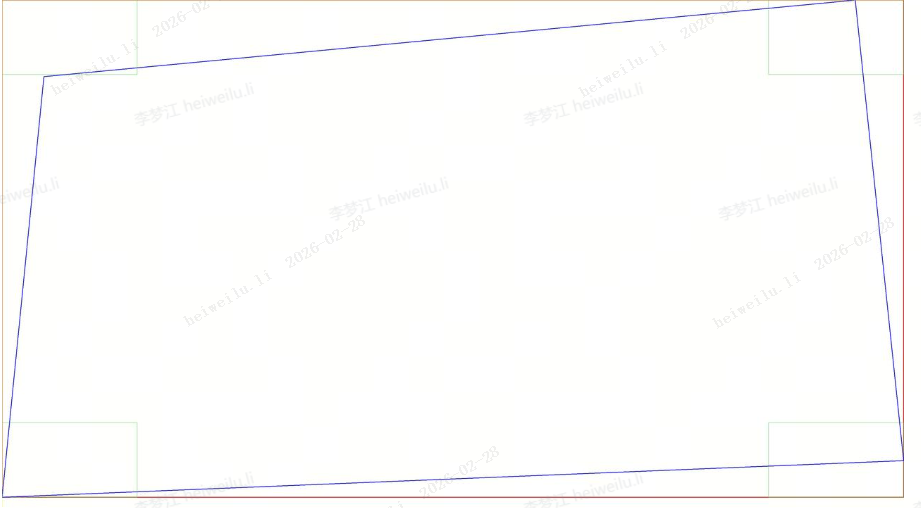
#> input picture 202602027_dlp_auto/data/temp_img/20260228/LeftShot9_TopShot14.png, 921 x 508 px
$ python -i image_compare.py   (imports and definitions only)
#> lines starting #> are read from the running program, lines starting #| are printed output that depends on the picture
#> further down, picture is the input picture: shape (508, 921, 3); mean B, G, R 251.8, 252.8, 253
# -*- coding: utf-8 -*-
"""设备联调台图片比对能力。"""

from __future__ import annotations

from typing import Any, Dict, List, Optional, Tuple

import cv2
import numpy as np


# [51 lines left out: functions _resize_pair, _preprocess, _orb_score, _grid_consistency_score, not called in this run]


def _clamp_roi(roi: Optional[Tuple[float, float, float, float]]) -> Optional[Tuple[float, float, float, float]]:
    if not roi:
        return None
    x, y, w, h = roi
    x = max(0.0, min(1.0, float(x)))
    y = max(0.0, min(1.0, float(y)))
    w = max(0.0, min(1.0 - x, float(w)))
    h = max(0.0, min(1.0 - y, float(h)))
    if w <= 0.0 or h <= 0.0:
        return None
    return x, y, w, h


def _extract_roi(image: np.ndarray, roi: Optional[Tuple[float, float, float, float]]) -> np.ndarray:
    normalized = _clamp_roi(roi)
    if not normalized:
        return image
    x, y, w, h = normalized
    height, width = image.shape[:2]
    x0 = min(width - 1, max(0, int(round(x * width))))
    y0 = min(height - 1, max(0, int(round(y * height))))
    x1 = min(width, max(x0 + 1, int(round((x + w) * width))))
    y1 = min(height, max(y0 + 1, int(round((y + h) * height))))
    return image[y0:y1, x0:x1]


# [5 lines left out: function _build_diff_heatmap, not called in this run]


def _largest_component_ratio(mask: np.ndarray) -> float:
    binary_mask = (mask > 0).astype(np.uint8)
    if binary_mask.size == 0 or int(binary_mask.sum()) == 0:
        return 0.0
    component_count, _labels, stats, _centroids = cv2.connectedComponentsWithStats(binary_mask, connectivity=8)
    if component_count <= 1:
        return 0.0
    largest_area = int(stats[1:, cv2.CC_STAT_AREA].max())
    return float(largest_area) / float(binary_mask.shape[0] * binary_mask.shape[1])


def _build_mask_overlay(image: np.ndarray, mask: np.ndarray) -> np.ndarray:
    overlay = image.copy()
    if overlay.shape[:2] != mask.shape[:2]:
        mask = cv2.resize(mask, (overlay.shape[1], overlay.shape[0]), interpolation=cv2.INTER_NEAREST)
    overlay[mask > 0] = (0, 0, 255)
    return cv2.addWeighted(image, 0.62, overlay, 0.38, 0.0)


def detect_green_screen(
    candidate_image: np.ndarray,
    roi: Optional[Tuple[float, float, float, float]] = None,
    *,
    green_ratio_threshold: float = 0.35,
    area_ratio_threshold: float = 0.18,
    green_margin: int = 35,
    saturation_threshold: int = 70,
    value_threshold: int = 60,
) -> Dict[str, Any]:
#> called with green_ratio_threshold = 0.35, area_ratio_threshold = 0.18, green_margin = 35, saturation_threshold = 70, value_threshold = 60
    normalized_roi = _clamp_roi(roi)
    roi_image = _extract_roi(candidate_image, normalized_roi)
    if roi_image.size == 0:
        roi_image = candidate_image
        normalized_roi = None

    roi_resized = cv2.resize(roi_image, (640, 360), interpolation=cv2.INTER_AREA)
    hsv_image = cv2.cvtColor(roi_resized, cv2.COLOR_BGR2HSV)
#> hsv_image: shape (360, 640, 3); mean H, S, V 25.4, 2.7, 253.7
    hue = hsv_image[:, :, 0]
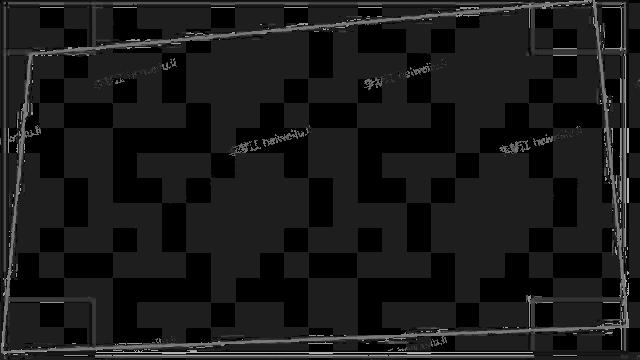
#> hue: shape (360, 640); min 0, max 179, mean 25.4
    saturation = hsv_image[:, :, 1]
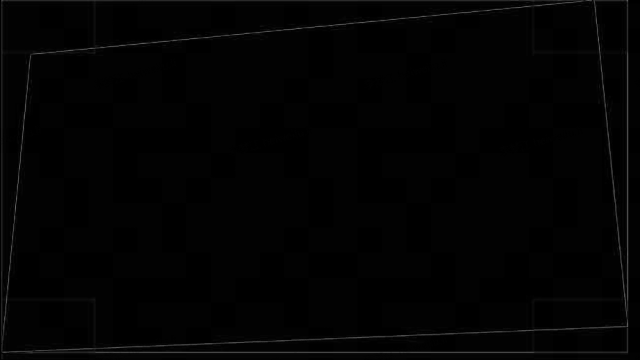
#> saturation: shape (360, 640); min 0, max 99, mean 2.7
    value = hsv_image[:, :, 2]
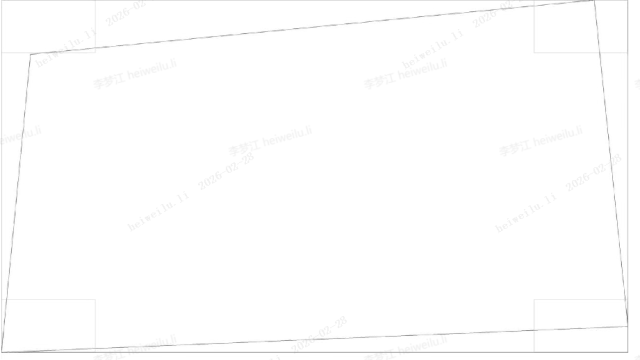
#> value: shape (360, 640); min 131, max 255, mean 253.7

    bgr_image = roi_resized.astype(np.int16)
    green_channel = bgr_image[:, :, 1]
    red_channel = bgr_image[:, :, 2]
    blue_channel = bgr_image[:, :, 0]

    green_hsv_mask = (
        (hue >= 35)
        & (hue <= 95)
        & (saturation >= int(saturation_threshold))
        & (value >= int(value_threshold))
    )
#> green_hsv_mask: shape (360, 640) bool; every value is 0
    dominant_green_mask = (
        (green_channel >= red_channel + int(green_margin))
        & (green_channel >= blue_channel + int(green_margin))
    )
    combined_mask = np.where(green_hsv_mask & dominant_green_mask, 255, 0).astype(np.uint8)

    green_ratio = float(np.count_nonzero(combined_mask)) / float(combined_mask.size)
#> green_ratio = 0
    largest_component_ratio = _largest_component_ratio(combined_mask)
#> largest_component_ratio = 0
    green_excess = np.maximum(green_channel - np.maximum(red_channel, blue_channel), 0)
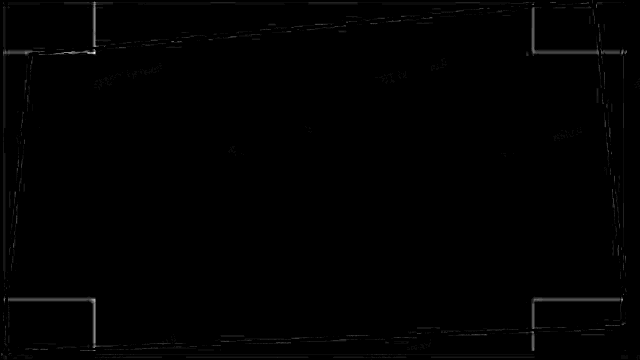
#> green_excess: shape (360, 640) int16; min 0, max 22, mean 0.1; drawn with min black and max white
    mean_green_excess = float(np.mean(green_excess) / 255.0)
#> mean_green_excess = 0.000431

    detected = green_ratio >= float(green_ratio_threshold) and largest_component_ratio >= float(area_ratio_threshold)
#> detected = False
    return {
        "passed": not detected,
        "detected": detected,
        "green_ratio": round(green_ratio, 4),
        "largest_component_ratio": round(largest_component_ratio, 4),
        "mean_green_excess": round(mean_green_excess, 4),
        "roi_used": normalized_roi,
        "thresholds": {
            "green_ratio": round(float(green_ratio_threshold), 4),
            "area_ratio": round(float(area_ratio_threshold), 4),
            "green_margin": int(green_margin),
            "saturation_threshold": int(saturation_threshold),
            "value_threshold": int(value_threshold),
        },
        "heatmap": _build_mask_overlay(roi_resized, combined_mask),
        "metrics": {
            "green_ratio": round(green_ratio, 4),
            "largest_component_ratio": round(largest_component_ratio, 4),
            "mean_green_excess": round(mean_green_excess, 4),
        },
    }


# [112 lines left out: functions compare_images, compare_with_reference_set, not called in this run]

>>> import cv2
>>> picture = cv2.imread('../../202602027_dlp_auto/data/temp_img/20260228/LeftShot9_TopShot14.png')
>>> result = detect_green_screen(picture)
#> result = 9 items
